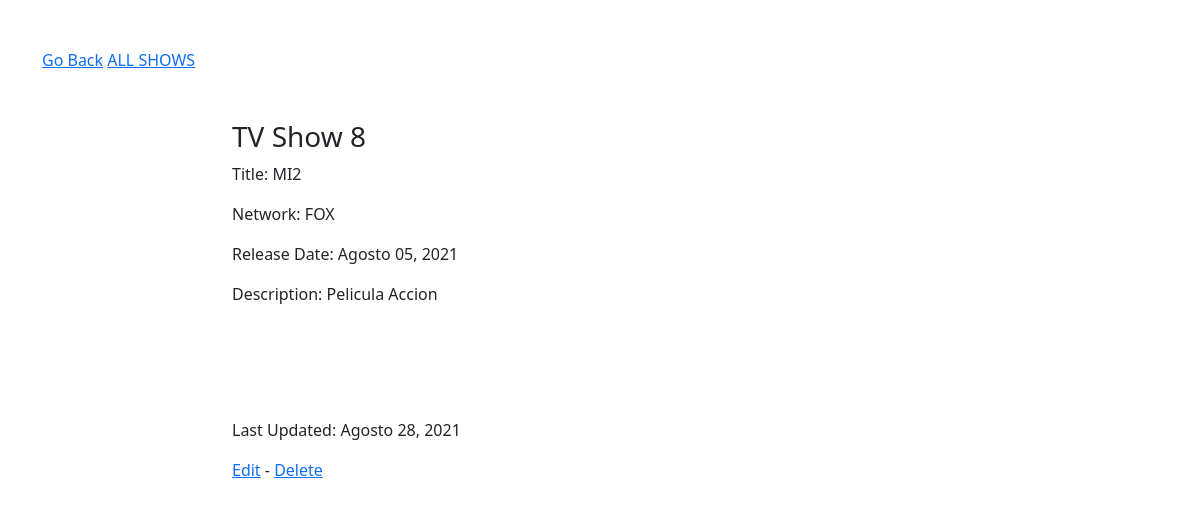
/shows/8, run on the app's committed database.
### app/models.py (models this page shows, shortened)
class Show(models.Model):
    title = models.CharField(max_length=200)
    network = models.CharField(max_length=80)
    release_date = models.DateField()
    description = models.CharField(max_length=300)
    created_at = models.DateTimeField(auto_now_add=True)
    updated_at = models.DateTimeField(auto_now=True)
    objects = ShowManager()

### app/views.py (the view)
# urls.py: path('shows/<int:id>', views.show),
def show(request, id):
    context = {
        'id' : id,
        'programa' : Show.objects.get(id=id),
    }
    return render(request, 'mostrar.html', context)

### app/templates/mostrar.html (shortened to what this page needs)
{% extends "base.html" %}
{% block contenido %}
<div class='row'>
        <div class='col-sm-12 col-lg-8 offset-lg-2 mb-5'>
            <h3>TV Show {{id}}</h3>
            <p>Title: {{programa.title}}</p>
            <p>Network: {{programa.network}}</p>
            <p>Release Date: {{programa.release_date|date:"F d, Y"}}</p>
            <p>Description: {{programa.description}}</p>
        </div>
        <div class='col-sm-12 col-lg-8 offset-lg-2 mt-5'>
            <p>Last Updated: {{programa.updated_at|date:"F d, Y"}}</p>
            <a href="/shows/{{id}}/edit">Edit</a> - <a href="/shows/{{id}}/destroy">Delete</a>
        </div>
{% endblock %}

### data on the page
Show: title "MI2", network "FOX", release_date "Agosto 05, 2021", description "Pelicula Accion", updated_at "Agosto 28, 2021"

### other printed values
{{ id }} "8"
